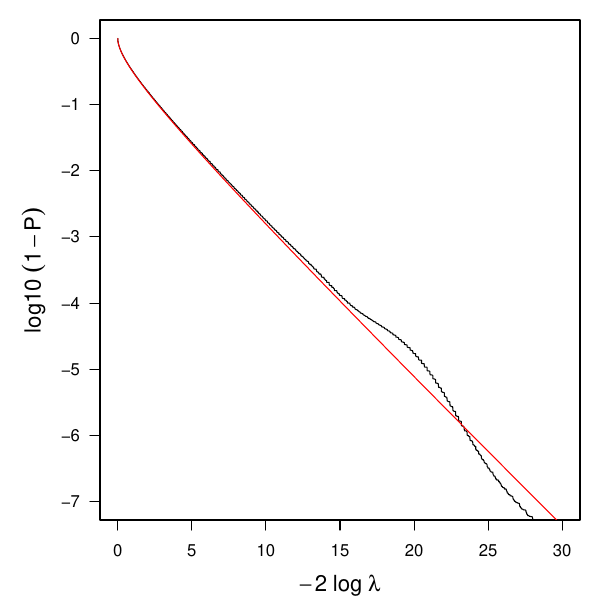

Here is the R script that generated this plot:
source("llr.r")

n = 10000
p0 = 0.01
n1 = 1000
n2 = 10000
z = data.frame(
    k1 = as.numeric(gl(50, 1, n))-1,
    k2 = as.numeric(gl(200, 50, n))-1,
    llr = rep(0, n)
)
z$w1 = dbinom(z$k1, size=n1, p=p0)
z$w2 = dbinom(z$k2, size=n2, p=p0)
z$w = z$w1 * z$w2

for (i in 1:n) {
    z$llr[i] = llr(matrix(c(z$k1[i], n1 - z$k1[i], z$k2[i], n2 - z$k2[i]), nrow=2))
}
i = order(z$llr)
z = z[i,]
z$q = cumsum(z$w)

pdf('fig4.pdf', width=6, height=6)
par(mar=c(4,5,1,1))
plot(z$llr, log10(1-z$q), type='l', ylim=c(-7,0), xlim=c(0,30), ylab=NA, xlab=NA, yaxt='n')
axis(2, at=c(-7:0), las=2)
mtext(expression(-2 ~ log ~ lambda), side=1, line=3, cex=1.3)
mtext(expression(log10~(1-P)), side=2, line=2.5, cex=1.3)
lines(z$llr, log10(1-pchisq(z$llr, df=1)), col='red')
dev.off()


